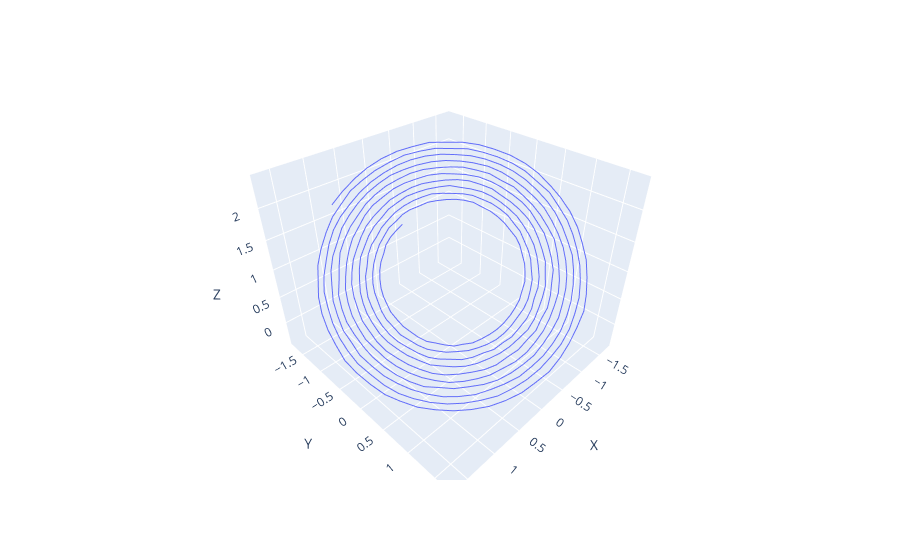

The notebook cell saved with this chart:
### Code cell
fig = px.line_3d(data, x="X", y="Y", z="Z", markers=False)
fig.show()

### Figure 1 — Plotly figure (JSON) as saved in the notebook; plotly's stock layout.template omitted (floating-point values rounded to 4 significant figures; data arrays with more than 128 entries replaced by an {"elided": "..."} marker saying what was removed)
{"data": [{"hovertemplate": "X=%{x}<br>Y=%{y}<br>Z=%{z}<extra></extra>", "legendgroup": "", "line": {"color": "#636efa", "dash": "solid"}, "marker": {"symbol": "circle"}, "mode": "lines", "name": "", "scene": "scene", "showlegend": false, "type": "scatter3d", "x": {"elided": "500 float values"}, "y": {"elided": "500 float values"}, "z": {"elided": "500 float values"}}], "layout": {"legend": {"tracegroupgap": 0}, "margin": {"t": 60}, "scene": {"domain": {"x": [0, 1], "y": [0, 1]}, "xaxis": {"title": {"text": "X"}}, "yaxis": {"title": {"text": "Y"}}, "zaxis": {"title": {"text": "Z"}}}}}
